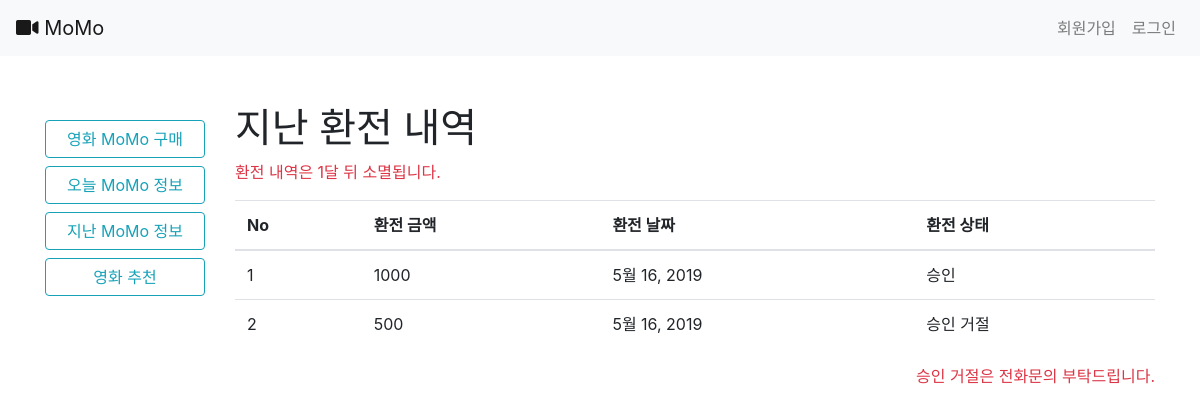
The page /accounts/exchange/2/ on the database its author committed.
### accounts/models.py (models this page shows, shortened)
class Money(models.Model):
    user = models.ForeignKey(settings.AUTH_USER_MODEL, on_delete = models.CASCADE)
    money = models.PositiveIntegerField(blank=False)
    status = models.TextField()
    date = models.DateField()
    check_date = models.DateField(null=True)

### accounts/views.py (the view)
# urls.py: path('exchange/<int:user_id>/', views.exchange, name='exchange'),
def exchange(request,user_id):
    user = get_object_or_404(get_user_model(), pk=user_id)
    money = Money.objects.filter(user=user).exclude(status='충전')
    context={
        'money':money
    }
    return render(request, 'accounts/exchange.html', context)

### accounts/templates/accounts/exchange.html (shortened to what this page needs)
{% extends 'base.html' %}
{% block body %}
<h1>지난 환전 내역</h1>
<p class="text-danger">환전 내역은 1달 뒤 소멸됩니다.</p>
<table class="table">
  <thead>
    <tr>
      <th scope="col">No</th>
      <th scope="col">환전 금액</th>
      <th scope="col">환전 날짜</th>
      <th scope="col">환전 상태</th>
    </tr>
  </thead>
  <tbody>
      {% for i in money %}
    <tr>
      <td scope="row"></td>
      <td>{{ i.money }}</td>
      <td>{{ i.date }}</td>
      <td>{{ i.status }}</td>
    </tr>
    {% endfor %}
  </tbody>
</table>
<p class="text-right text-danger">승인 거절은 전화문의 부탁드립니다.</p>
{% endblock %}

### accounts/templates/accounts/exchange.html (style rules this page uses)
table { counter-reset: rowNumber-1; }
table tr { counter-increment: rowNumber; }
table tr td:first-child::before { content: counter(rowNumber); min-width: 1em; margin-right: 0.5em; }

### rows shown on the page
Money: money "1000", date "5월 16, 2019", status "승인"
Money: money "500", date "5월 16, 2019", status "승인 거절"
